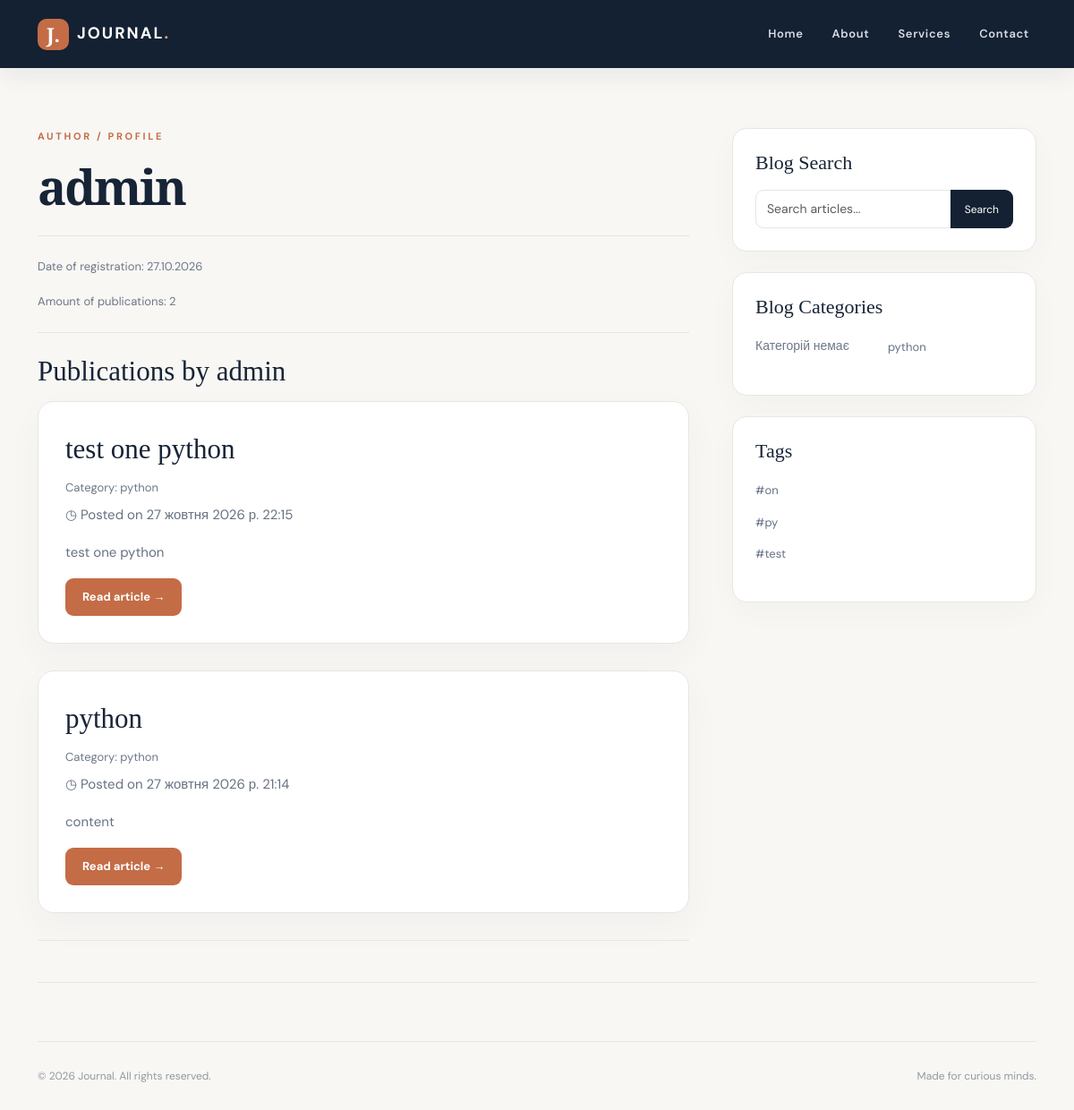
Before: /profile/1/ with the older database file.
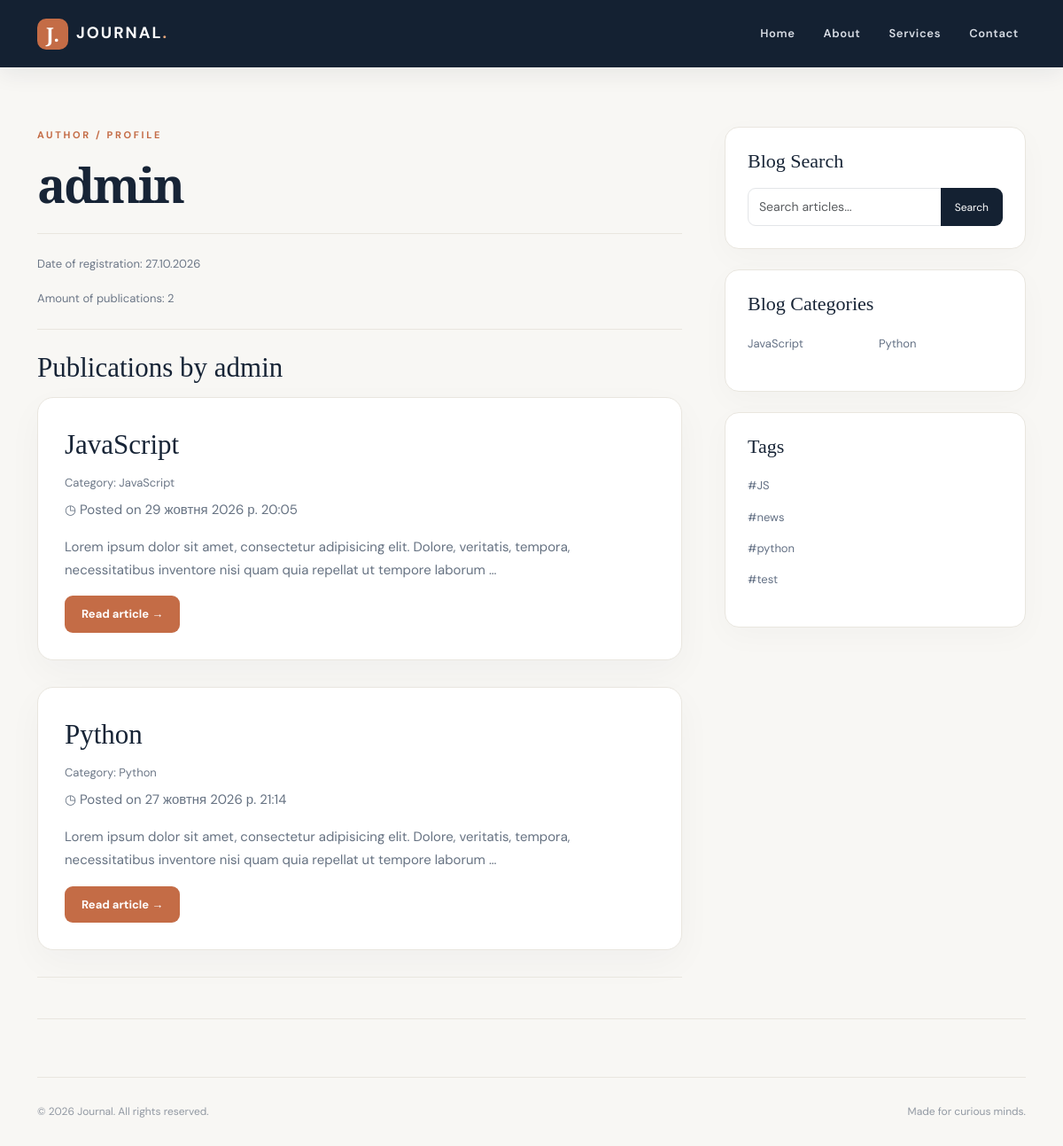
After: the same page with the newer database file.
### blog/models.py (models this page shows, shortened)
class Post(models.Model):
    title = models.CharField(max_length=200, verbose_name='Заголовок', unique=True)
    content = models.TextField(verbose_name='Вміст')
    published_date = models.DateTimeField(auto_now_add=True, verbose_name='Дата публікації')
    category = models.ForeignKey(Category, on_delete=models.CASCADE, verbose_name='Категорія')
    user = models.ForeignKey(User, on_delete=models.CASCADE, verbose_name='Автор')
    tags = models.ManyToManyField(Tag, blank=True, verbose_name='Тег')
    class Meta:
        ordering = ['-published_date']
        verbose_name = 'Публікація'
        verbose_name_plural = 'Публікації'

class Category(models.Model):
    name = models.CharField(max_length=100, verbose_name='Назва')
    def __str__(self):
        return self.name
    class Meta:
        ordering = ['name']
        verbose_name = 'Категорія'
        verbose_name_plural = 'Категорії'

class Tag(models.Model):
    name = models.CharField(max_length=30, unique=True, verbose_name='Назва')
    class Meta:
        ordering = ['name']
        verbose_name = 'Тег'
        verbose_name_plural = 'Теги'

### blog/views.py (the view)
# urls.py: path('profile/<int:user_id>/', views.profile_detail, name='profile_detail'),
def profile_detail(request, user_id):
    user = get_object_or_404(User, id=user_id)
    posts = Post.objects.filter(user=user)
    context = {'user': user, 'posts': posts, 'tags': Tag.objects.all()}
    context.update(get_categories())
    return render(request, 'blog/profile.html', context)

### blog/views.py (called while the page is built)
def get_categories():
    categories = Category.objects.all()
    first_half = Category.objects.all()[:len(categories) // 2]
    second_half = Category.objects.all()[len(categories) // 2:]
    return {'categories' : first_half, 'categories2': second_half}

### templates/blog/profile.html
{% extends 'base.html' %}
{% load static %}
{% block content %}
<div class="eyebrow mb-3">AUTHOR / PROFILE</div>
<h1 class="article-title">{{ user.username }}</h1>
<hr class="soft-divider"/>
<div class="byline">
    <p>Date of registration: {{ user.date_joined|date:"d.m.Y" }}</p>
    <p>Amount of publications: {{ posts.count }}</p>
</div>
<hr class="soft-divider"/>
<h2 class="post-title">Publications by {{ user.username }}</h2>
{% for post in posts %}
    <section class="post-card">
        <h3 class="post-title">
            <a href="{% url 'blog:post_detail' post.id %}">
                {{ post.title }}
            </a>
        </h3>
        <p class="byline">
            Category: {{ post.category }}
        </p>
        <p>◷ Posted on {{ post.published_date }}</p>
        <p>{{ post.content|truncatewords:20 }}</p>
        <a class="btn btn-accent" href="{% url 'blog:post_detail' post.id %}">Read article →</a>
    </section>
{% empty %}
    <p>This author has no publications yet.</p>
{% endfor %}
<hr class="soft-divider"/>
{% endblock %}

### templates/base.html (shortened to what this page needs)
<!DOCTYPE html>
<html lang="en">
<head>
    {% load static %}
    <link href="https://cdn.jsdelivr.net/npm/bootstrap@5.3.3/dist/css/bootstrap.min.css" rel="stylesheet"/>
    <link href="{% static 'blog/css/site.css' %}" rel="stylesheet"/>
</head>
<body>
{% include 'blog/navbar.html' %}
<div class="container page-container">
    <div class="row g-5">
        <div class="col-lg-8">
            {% block content %} {% endblock %}
        </div>
        <div class="col-lg-4">
            <div class="sidebar-card">
                <h4 class="sidebar-heading">Blog Search</h4>
                <div class="input-group">
                    <input aria-label="Search articles" class="form-control" placeholder="Search articles..."
                           type="text"/>
                    <button class="btn btn-search" type="button">Search</button>
                </div>
            </div>
            <div class="sidebar-card">
                <h4 class="sidebar-heading">Blog Categories</h4>
                <div class="row g-2">
                    <div class="col-6">
                        <ul class="list-unstyled category-list">
                            {% for category in categories %}
                                <li><a href="#">{{ category.name }}</a></li>
                            {% empty %}
                                <p>Категорій немає</p>
                            {% endfor %}
                        </ul>
                    </div>
                    <div class="col-6">
                        <ul class="list-unstyled category-list">
                           {% for category in categories2 %}
                                <li><a href="#">{{ category.name }}</a></li>
                            {% empty %}
                                <p>Категорій немає</p>
                            {% endfor %}
                        </ul>
                    </div>
                </div>
            </div>
            <div class="sidebar-card">
                <h4 class="sidebar-heading">Tags</h4>
                <ul class="list-unstyled category-list">
                   {% for tag in tags %}
                        <li><a href="#">#{{ tag.name }}</a></li>
                    {% empty %}
                        <p>Тегів немає</p>
                    {% endfor %}
                </ul>
            </div>
        </div>
    </div>
    <hr class="soft-divider"/>
    <footer class="site-footer">
        <div class="d-flex flex-wrap justify-content-between gap-2">
            <span>© 2026 Journal. All rights reserved.</span><span>Made for curious minds.</span></div>
    </footer>
</div>
</body>
</html>

### templates/blog/navbar.html (shortened to what this page needs)
<nav class="navbar navbar-expand-lg navbar-dark fixed-top site-navbar" role="navigation">
    <div class="container"><a class="navbar-brand" href="{% url 'blog:contact' %}"><span class="brand-mark">J.</span> JOURNAL<span
            class="brand-dot">.</span></a>
        <div class="collapse navbar-collapse" id="mainNav">
            <ul class="navbar-nav ms-auto gap-lg-3">
                <li class="nav-item"><a class="nav-link" href="{% url 'blog:index' %}">Home</a></li>
                <li class="nav-item"><a class="nav-link" href="#about">About</a></li>
                <li class="nav-item"><a class="nav-link" href="#services">Services</a></li>
                <li class="nav-item"><a class="nav-link" href="{% url 'blog:contact' %}">Contact</a></li>
            </ul>
        </div>
    </div>
</nav>

### static/blog/css/site.css (style rules this page uses)
:root { --ink:#172436;--muted:#6c7787;--accent:#c46c46;--paper:#f8f7f4;--line:#e9e6df }
* { box-sizing:border-box }
html { scroll-behavior:smooth }
body { background:var(--paper);color:var(--ink);font-family:'DM Sans',Arial,sans-serif;line-height:1.75;font-size:15px;padding-top:88px }
a { color:var(--accent);text-decoration:none;transition:color .2s }
.site-navbar { background:#142132;min-height:76px;box-shadow:0 8px 24px #14213212 }
.navbar-brand { font-weight:700;letter-spacing:2px;font-size:18px;display:flex;align-items:center;gap:9px }
.brand-mark { background:var(--accent);color:#fff;width:35px;height:35px;display:inline-flex;align-items:center;justify-content:center;border-radius:10px;letter-spacing:0;font-family:'Playfair Display',serif;font-size:22px }
.brand-dot { color:#e8a77c;margin-left:-9px }
.navbar .nav-link { color:#d7dce4!important;font-size:13px;letter-spacing:.05em;font-weight:600 }
.page-container { padding-top:55px }
.eyebrow { font-size:11px;letter-spacing:.24em;font-weight:700;color:var(--accent);text-transform:uppercase }
.page-title,.article-title { font-family:'Playfair Display',Georgia,serif;font-size:clamp(2.7rem,5vw,4.5rem);line-height:1.14;font-weight:600;letter-spacing:-.04em;margin:0 0 38px }
.post-card { background:#fff;border:1px solid var(--line);border-radius:18px;padding:28px 30px 30px;margin-bottom:30px;box-shadow:0 14px 40px #1c273309;transition:transform .2s,box-shadow .2s }
.post-title { font-family:'Playfair Display',Georgia,serif;font-size:31px;line-height:1.3;margin:5px 0 12px }
.post-title a { color:var(--ink) }
.byline { font-size:13px;color:var(--muted);margin-bottom:5px }
.post-card>p:not(.byline) { color:#667282 }
.soft-divider { border:0;border-top:1px solid var(--line);opacity:1;margin:23px 0 }
.btn-accent { background:var(--accent);color:#fff;border:0;border-radius:9px;padding:11px 19px;font-weight:700;font-size:13px }
.sidebar-card { background:#fff;border:1px solid var(--line);border-radius:16px;padding:25px;margin-bottom:23px;box-shadow:0 10px 35px #1c273307 }
.sidebar-heading { font-family:'Playfair Display',serif;font-size:22px;margin-bottom:17px }
.form-control { border:1px solid #e3e5e8;border-radius:9px;min-height:43px;font-size:14px }
.btn-search { background:#142132;color:#fff;border-radius:9px;font-size:12px;padding:0 15px }
.category-list li { margin-bottom:9px }
.category-list a { color:#647185;font-size:13px }
.article-title { font-size:clamp(2.8rem,4.5vw,4rem);margin-bottom:15px }
.site-footer { margin:65px 0 35px;border-top:1px solid var(--line);padding-top:28px;color:#9299a3;font-size:12px }

Changed rows visible on the page:
removed Post: title "test one python", category "python", published_date "27 жовтня 2026 р. 22:15", content "test one python"
removed Tag: name "on"
removed Tag: name "py"
added Post: title "JavaScript", category "JavaScript", published_date "29 жовтня 2026 р. 20:05", content "Lorem ipsum dolor sit amet, consectetur adipisicing elit. Dolore, veritatis, tempora, necessitatibus inventore nisi quam quia repellat ut tempore laborum …"
changed Post: title "python" → "Python"; category "python" → "Python"; content "content" → "Lorem ipsum dolor sit amet, consectetur adipisicing elit. Dolore, veritatis, tempora, necessitatibus inventore nisi quam quia repellat ut tempore laborum …"
added Category: name "JavaScript", shown under "Blog Categories"
changed Category: name "python" → "Python"
added Tag: name "JS"
added Tag: name "news"
added Tag: name "python"
Other visible differences:
text no longer shown: "Категорій немає"
